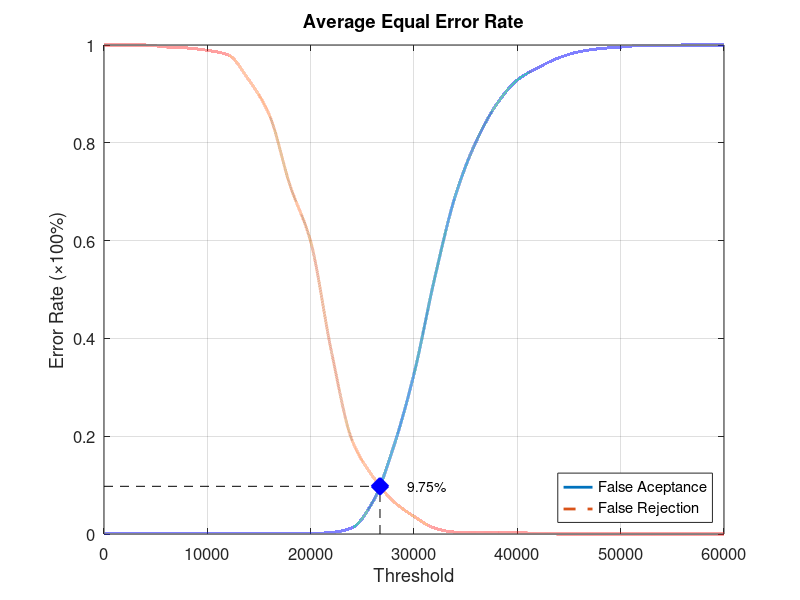
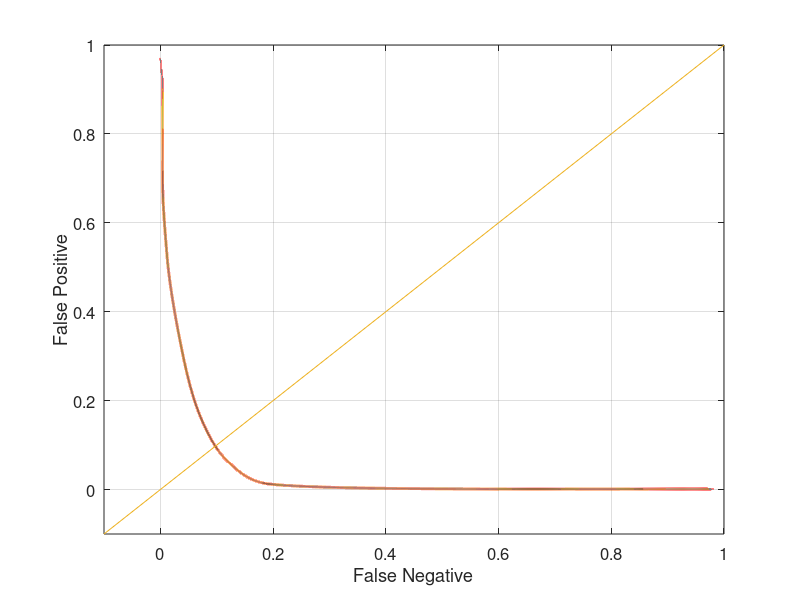

Source code (MATLAB) for these figures, in order:
function yEER = Database1Average
close all;
clear;
clc;
x = 0:2000:60000;
xq = 0:0.5:60000;

y0 = [0 0.00105263 0.00105263 0.00105263 0.00105263 0.00105263 0.00105263 0.00105263 0.00105263 0.00105263 0.00105263 0.0031579 0.0126316 0.0652632 0.176842 0.327368 0.523158 0.691579 0.802105 0.878947 0.928421 0.953684 0.973684 0.986316 0.992632 0.995789 0.998947 0.998947 1 1 1];
yy0 = interp1(x, y0, xq, 'pchip');
y1 = [1 1 1 0.996 0.994 0.989 0.98 0.929 0.857 0.713 0.598 0.374 0.192 0.118 0.067 0.036 0.012 0.004 0.004 0.004 0.003 0.001 0 0 0 0 0 0 0 0 0];
yy1 = interp1(x, y1, xq, 'pchip');

% Calculating EER: 
y2 = abs(y0 - y1);
find(y2 == min(y2))
yy2 = abs(yy0 - yy1);
xEER = find(yy2 == min(yy2));
xEERIndex = xq(xEER) % X-axis EER
yEER = yy0(xEER) % Y-axis EER

main = figure
plot(xq, yy0,'-','LineWidth', 2);	hold on
plot(xq, yy1,'--','LineWidth', 2);	hold on
plot([xEERIndex xEERIndex], [0 yEER], 'k--');	hold on
plot([0 xEERIndex], [yEER yEER], 'k--');	hold on
plot(xEERIndex, yEER, 'bx', 'LineWidth', 10);	hold on
text(xEERIndex + 10 * xEERIndex / 100, yEER, [num2str(round((10000 * yEER)) / 100) '%'])
legend('False Aceptance', 'False Rejection', 'Location', 'SouthEast')
xlabel('Threshold')
ylabel('Error Rate (\times100%)')
title('Average Equal Error Rate')
set(gca, 'FontSize', 12)
axis([0 60000 0 1])
grid on

print(main, 'Database1AverageMain', '-dpng');
FNRxFPR = figure('Color', [1 1 1]);
plot(yy1, yy0, '-', yy1, yy0, 'LineWidth', 2);
hold on
y = -0.1:0.1:1
plot(y, y); 
set(gca, 'FontSize', 12)
xlabel('False Negative')
ylabel('False Positive')
axis([-0.1 1 -0.1 1])
set(gca, 'FontSize', 12)
grid on

print(FNRxFPR, 'Database1AverageFNRxFPR','-dpng');
end
